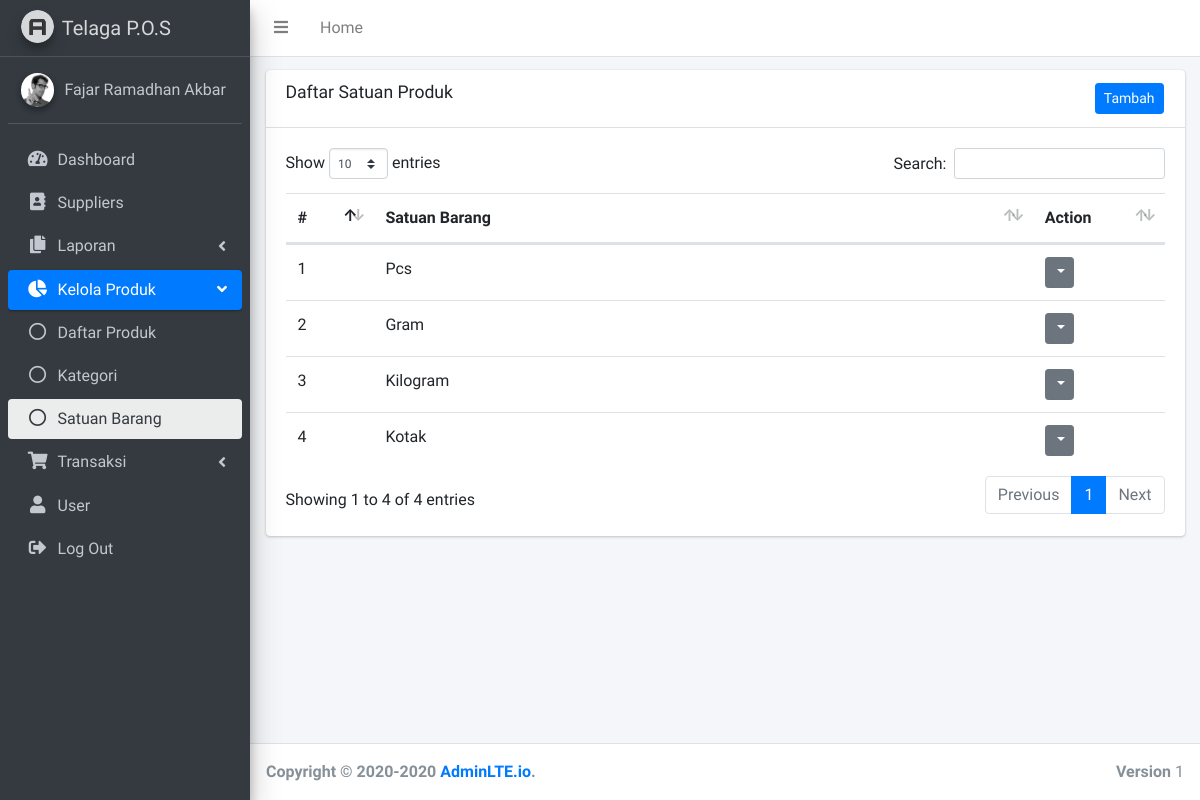
The page /admin/satuanbarang.php (signed in) on the database its author committed.
### tables this page shows
CREATE TABLE `p_satuanbarang` (
  `unit_id` int(11) NOT NULL,
  `name` varchar(100) NOT NULL,
  `created` datetime NOT NULL DEFAULT CURRENT_TIMESTAMP,
  `updated` datetime DEFAULT NULL
);

### admin/satuanbarang.php (the view, shortened to what this page needs)
<?php
  include"../koneksi.php";
?>
<!DOCTYPE html>
<html lang="en">
<head>
  <link rel="stylesheet" href="../plugins/fontawesome-free/css/all.min.css">
  <link rel="stylesheet" href="../plugins/overlayScrollbars/css/OverlayScrollbars.min.css">
  <link rel="stylesheet" href="../dist/css/adminlte.min.css">
  <link rel="stylesheet" href="../plugins/datatables-bs4/css/dataTables.bootstrap4.min.css">
  <link rel="stylesheet" href="../plugins/datatables-responsive/css/responsive.bootstrap4.min.css">
</head>
<body class="hold-transition sidebar-mini layout-fixed layout-navbar-fixed layout-footer-fixed">
  <div class="wrapper">
    <nav class="main-header navbar navbar-expand navbar-white navbar-light">
      <ul class="navbar-nav">
        <li class="nav-item">
          <a class="nav-link" data-widget="pushmenu" href="#" role="button"><i class="fas fa-bars"></i></a>
        </li>
        <li class="nav-item d-none d-sm-inline-block">
          <a href="index.php" class="nav-link">Home</a>
        </li>
      </ul>
    </nav>
    <aside class="main-sidebar sidebar-dark-primary elevation-4">
      <a href="index.php" class="brand-link">
        <img src="../dist/img/AdminLTELogo.png" alt="AdminLTE Logo" class="brand-image img-circle elevation-3"
          style="opacity: .8">
        <span class="brand-text font-weight-light">Telaga P.O.S</span>
      </a>
      <div class="sidebar">
        <div class="user-panel mt-3 pb-3 mb-3 d-flex">
          <div class="image">
            <img src="../dist/img/user2-160x160.jpg" class="img-circle elevation-2" alt="User Image">
          </div>
          <div class="info">
            <a href="#" class="d-block"><?php echo $_SESSION['nama']; ?></a>
          </div>
        </div>
        <nav class="mt-2">
          <ul class="nav nav-pills nav-sidebar flex-column" data-widget="treeview" role="menu" data-accordion="false">
            <li class="nav-item has-treeview">
              <a href="index.php" class="nav-link">
                <i class="nav-icon fas fa-tachometer-alt"></i>
                <p>
                  Dashboard
                </p>
              </a>
            </li>
            <li class="nav-item has-treeview">
              <a href="suppliers.php" class="nav-link">
                <i class="nav-icon fas fa-address-book"></i>
                <p>
                  Suppliers
                </p>
              </a>
            </li>
            <li class="nav-item has-treeview">
              <a href="#" class="nav-link">
                <i class="nav-icon fas fa-copy"></i>
                <p>
                  Laporan
                  <i class="fas fa-angle-left right"></i>
                </p>
              </a>
            </li>
            <li class="nav-item has-treeview menu-open">
              <a href="#" class="nav-link active">
                <i class="nav-icon fas fa-chart-pie"></i>
                <p>
                  Kelola Produk
                  <i class="right fas fa-angle-left"></i>
                </p>
              </a>
              <ul class="nav nav-treeview">
                <li class="nav-item">
                  <a href="daftarproduk.php" class="nav-link">
                    <i class="far fa-circle nav-icon"></i>
                    <p>Daftar Produk</p>
                  </a>
                </li>
                <li class="nav-item">
                  <a href="kategori.php" class="nav-link ">
                    <i class="far fa-circle nav-icon"></i>
                    <p>Kategori</p>
                  </a>
                </li>
                <li class="nav-item">
                  <a href="satuanbarang.php" class="nav-link active">
                    <i class="far fa-circle nav-icon"></i>
                    <p>Satuan Barang</p>
                  </a>
                </li>
              </ul>
            </li>
            <li class="nav-item has-treeview">
              <a href="#" class="nav-link">
                <i class="nav-icon fas fa-shopping-cart"></i>
                <p>
                  Transaksi
                  <i class="fas fa-angle-left right"></i>
                </p>
              </a>
            </li>
            <li class="nav-item has-treeview">
              <a href="daftaruser.php" class="nav-link">
                <i class="nav-icon fas fa-user"></i>
                <p>
                  User
                </p>
              </a>
            </li>
            <li class="nav-item has-treeview">
              <a href="../logout.php" class="nav-link" onclick=" return confirm('Yakin mau keluar?');">
                <i class="nav-icon fas fa-sign-out-alt"></i>
                <p>
                  Log Out
                </p>
              </a>
            </li>
          </ul>
        </nav>
      </div>
    </aside>
    <div class="content-wrapper">
      <section class="content" style="padding-top:13px">
        <div class="container-fluid">
          <div class="row">
            <div class="col-12">
              <div class="card">
                <div class="card-header">
                  <h3 class="card-title">Daftar Satuan Produk</h3>
                  <table style="float:right">
                    <td>
                      <a href="buatsatuanbarangbaru.php"><button type="button"
                          class="btn btn-block btn-primary btn-sm">Tambah</button></a>
                    </td>
                  </table>
                </div>
                <?php
                  $no = 1;
                  $query = "SELECT * FROM p_satuanbarang";
                  $result = mysqli_query($koneksi, $query);?>
                <div class="card-body">
                  <table class="table table-hover text-nowrap" id="example1">
                    <thead>
                      <tr>
                        <th>#</th>
                        <th>Satuan Barang</th>
                        <th>Action</th>
                      </tr>
                    </thead>
                    <tbody>
                      <?php while ($satuanbarang = mysqli_fetch_assoc($result)) { ?>
                      <tr>
                        <td style="width:10%"><?php echo $no++; ?></td>
                        <td><?php echo "$satuanbarang[name]"; ?></td>
                        <td style="width:15%">
                          <div class="dropdown">
                            <a class="btn btn-secondary btn-sm dropdown-toggle" href="#" role="button"
                              id="dropdownMenuLink" data-toggle="dropdown" aria-haspopup="true" aria-expanded="false">
                            </a>
                          </div>
                        </td>
                      </tr>
                      <?php }
                  ?>
                    </tbody>
                  </table>
                </div>
              </div>
            </div>
          </div>
      </section>
    </div>
    <?php
$tanggal = time () ;
$tahun= date("Y",$tanggal);
?>
    <footer class="main-footer">
      <strong> <?php echo "Copyright &copy; 2020-" . $tahun; ?> <a href="http://adminlte.io">AdminLTE.io</a>.</strong>
      <div class="float-right d-none d-sm-inline-block">
        <b>Version</b> 1
      </div>
    </footer>
  </div>
</body>
</html>

### rows shown on the page
p_satuanbarang: name "Pcs"
p_satuanbarang: name "Gram"
p_satuanbarang: name "Kilogram"
p_satuanbarang: name "Kotak"

### other values the page prints
$_SESSION['nama'] "Fajar Ramadhan Akbar"
$tahun "2020"
